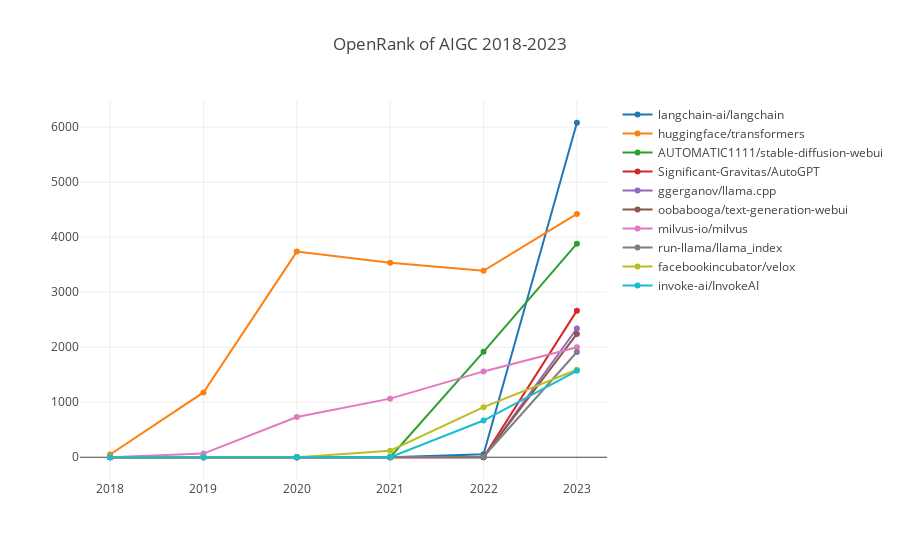

The code cell stored with this chart in its notebook:
### Code cell
openDigger.index.openrank.getRepoOpenrank({
    startYear, endYear: year, startMonth: 1, endMonth: 12,
    groupTimeRange: 'year', order: 'DESC', labelIntersect: [':technology/ai/generative_ai'], limit: 10
}).then(data => {
    openDigger.render.plotly(data.map(row => {
        return {
            x: years,
            y: row.openrank,
            name: row.name
        };
    }), {title: `OpenRank of AIGC 2018-2023`, xaxis: { type: 'category' }});
});

### Figure 1 — Plotly figure (JSON) as saved in the notebook; plotly's stock layout.template omitted (floating-point values rounded to 4 significant figures)
{"data": [{"name": "langchain-ai/langchain", "x": [2018, 2019, 2020, 2021, 2022, 2023], "y": [0, 0, 0, 0, 54.06, 6080.0]}, {"name": "huggingface/transformers", "x": [2018, 2019, 2020, 2021, 2022, 2023], "y": [50.2, 1178.0, 3738.0, 3536.0, 3390.0, 4423.0]}, {"name": "AUTOMATIC1111/stable-diffusion-webui", "x": [2018, 2019, 2020, 2021, 2022, 2023], "y": [0, 0, 0, 0, 1916.0, 3882.0]}, {"name": "Significant-Gravitas/AutoGPT", "x": [2018, 2019, 2020, 2021, 2022, 2023], "y": [0, 0, 0, 0, 0, 2665.0]}, {"name": "ggerganov/llama.cpp", "x": [2018, 2019, 2020, 2021, 2022, 2023], "y": [0, 0, 0, 0, 0, 2340.0]}, {"name": "oobabooga/text-generation-webui", "x": [2018, 2019, 2020, 2021, 2022, 2023], "y": [0, 0, 0, 0, 0.32, 2242.0]}, {"name": "milvus-io/milvus", "x": [2018, 2019, 2020, 2021, 2022, 2023], "y": [0, 65.9, 732.5, 1065.0, 1560.0, 2001.0]}, {"name": "run-llama/llama_index", "x": [2018, 2019, 2020, 2021, 2022, 2023], "y": [0, 0, 0, 0, 9.44, 1913.0]}, {"name": "facebookincubator/velox", "x": [2018, 2019, 2020, 2021, 2022, 2023], "y": [0, 0, 0, 117.9, 910.8, 1590.0]}, {"name": "invoke-ai/InvokeAI", "x": [2018, 2019, 2020, 2021, 2022, 2023], "y": [0, 0, 0, 0, 667.8, 1571.0]}], "layout": {"autosize": true, "title": {"text": "OpenRank of AIGC 2018-2023"}, "xaxis": {"autorange": true, "range": [-0.3022, 5.302], "type": "category"}, "yaxis": {"autorange": true, "range": [-501.8, 6582.0], "type": "linear"}}}
